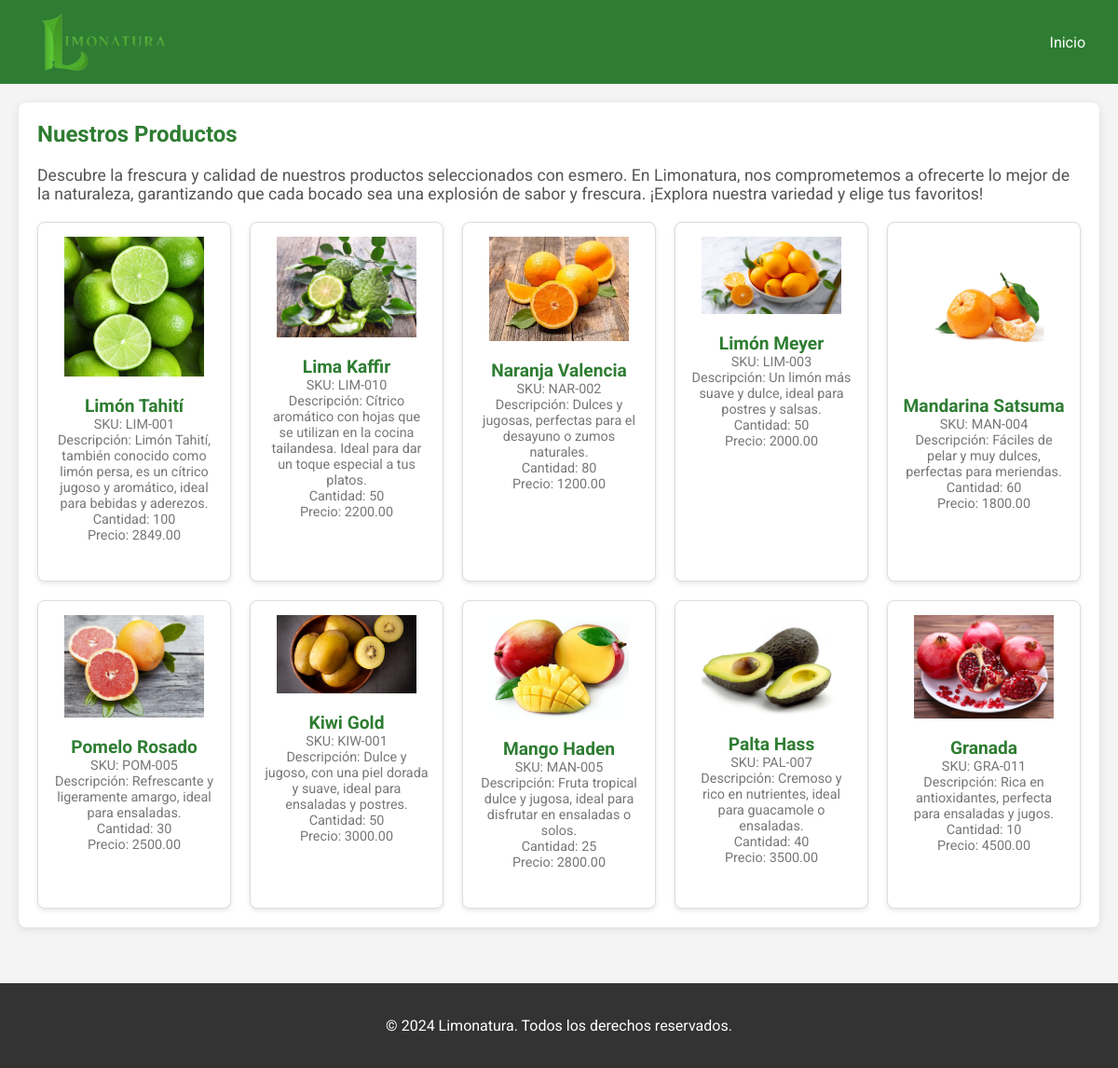
The app's page /inventario/productos/ with its own data.
### inventario/models.py (models this page shows, shortened)
class Producto(models.Model):
    nombre = models.CharField(max_length=100)
    descripcion = models.TextField()
    sku = models.CharField(max_length=50, unique=True)
    cantidad = models.PositiveIntegerField()
    precio = models.DecimalField(max_digits=10, decimal_places=2, default=0)
    imagen = models.ImageField(upload_to='productos/', blank=True, null=True)

### inventario/views.py (the view)
# urls.py: path('productos/', lista_productos, name='lista_productos'),
def lista_productos(request):
    productos = Producto.objects.all()
    return render(request, 'inventario/lista_productos.html', {'productos': productos})

### inventario/templates/inventario/lista_productos.html (shortened to what this page needs)
<!DOCTYPE html>
<html lang="es">
<head>
    {% load static %}
</head>
<body>
    <nav>
        <div id="logo">
            <img src="{% static 'images/limonatura_logo.png' %}" alt="Logo de la empresa" />
        </div>
        <ul>
            <li><a href="{% url 'index' %}">Inicio</a></li>
        </ul>
    </nav>
    <div class="content">
        <div class="section">
            <h2>Nuestros Productos</h2>
            <p class="description">Descubre la frescura y calidad de nuestros productos seleccionados con esmero. En Limonatura, nos comprometemos a ofrecerte lo mejor de la naturaleza, garantizando que cada bocado sea una explosión de sabor y frescura. ¡Explora nuestra variedad y elige tus favoritos!</p>
            <ul>
                <div class="product-container">
                    {% for producto in productos %}
                        <div class="product-card">
                            <div class="product-details">
                                <img src="{{ producto.imagen.url }}" alt="{{ producto.nombre }}">
                                <div class="product-info">
                                    <strong>{{ producto.nombre }}</strong>
                                    <span>SKU: {{ producto.sku }}</span>
                                    <span>Descripción: {{ producto.descripcion }}</span>
                                    <span>Cantidad: {{ producto.cantidad }}</span>
                                    <span>Precio: {{ producto.precio }}</span>
                                </div>
                            </div>
                        </div>
                    {% empty %}
                        <div class="product-card">No hay productos disponibles.</div>
                    {% endfor %}
                </div>
            </ul>
        </div>
    </div>
    <footer>
        <p>&copy; 2024 Limonatura. Todos los derechos reservados.</p>
    </footer>
</body>
</html>

### inventario/templates/inventario/lista_productos.html (style rules this page uses)
body { margin: 0; padding: 0; font-family: 'Roboto', sans-serif; background-color: #f4f4f4; color: #333; }
nav { display: flex; justify-content: space-between; align-items: center; background-color: #2e7d32; padding: 10px 20px; height: 70px; }
#logo { height: 150px; overflow: hidden; }
#logo img { max-height: 100%; height: auto; }
.content { padding: 20px; max-width: 1200px; margin: auto; }
.section { margin-bottom: 40px; background-color: white; padding: 20px; border-radius: 8px; box-shadow: 0 2px 10px rgba(0, 0, 0, 0.1); }
h2 { color: #2e7d32; margin-top: 0; }
p.description { font-size: 1.1em; color: #555; margin-bottom: 20px; }
.product-container { display: grid; grid-template-columns: repeat(5, 1fr); gap: 20px; }
.product-card { background-color: #fff; border: 1px solid #ddd; border-radius: 8px; padding: 15px; box-shadow: 0 2px 5px rgba(0, 0, 0, 0.1); transition: transform 0.2s; }
.product-details { display: flex; flex-direction: column; align-items: center; text-align: center; }
.product-details img { max-width: 150px; margin-bottom: 10px; }
.product-info { margin: 10px 0; }
.product-info strong { font-size: 1.2em; color: #2e7d32; }
.product-info span { display: block; font-size: 0.9em; color: #777; }
a { color: white; text-decoration: none; padding: 10px 15px; border-radius: 5px; background-color: #2e7d32; transition: background-color 0.3s; }
footer { background-color: #333; color: white; text-align: center; padding: 20px 0; position: relative; bottom: 0; width: 100%; }
ul { list-style-type: none; padding: 0; margin: 0; }

### records on screen
Producto: imagen (picture), nombre "Limón Tahití", sku "LIM-001", descripcion "Limón Tahití, también conocido como limón persa, es un cítrico jugoso y aromático, ideal para bebidas y aderezos.", cantidad "100", precio "2849.00"
Producto: imagen (picture), nombre "Lima Kaffir", sku "LIM-010", descripcion "Cítrico aromático con hojas que se utilizan en la cocina tailandesa. Ideal para dar un toque especial a tus platos.", cantidad "50", precio "2200.00"
Producto: imagen (picture), nombre "Naranja Valencia", sku "NAR-002", descripcion "Dulces y jugosas, perfectas para el desayuno o zumos naturales.", cantidad "80", precio "1200.00"
Producto: imagen (picture), nombre "Limón Meyer", sku "LIM-003", descripcion "Un limón más suave y dulce, ideal para postres y salsas.", cantidad "50", precio "2000.00"
Producto: imagen (picture), nombre "Mandarina Satsuma", sku "MAN-004", descripcion "Fáciles de pelar y muy dulces, perfectas para meriendas.", cantidad "60", precio "1800.00"
Producto: imagen (picture), nombre "Pomelo Rosado", sku "POM-005", descripcion "Refrescante y ligeramente amargo, ideal para ensaladas.", cantidad "30", precio "2500.00"
Producto: imagen (picture), nombre "Kiwi Gold", sku "KIW-001", descripcion "Dulce y jugoso, con una piel dorada y suave, ideal para ensaladas y postres.", cantidad "50", precio "3000.00"
Producto: imagen (picture), nombre "Mango Haden", sku "MAN-005", descripcion "Fruta tropical dulce y jugosa, ideal para disfrutar en ensaladas o solos.", cantidad "25", precio "2800.00"
Producto: imagen (picture), nombre "Palta Hass", sku "PAL-007", descripcion "Cremoso y rico en nutrientes, ideal para guacamole o ensaladas.", cantidad "40", precio "3500.00"
Producto: imagen (picture), nombre "Granada", sku "GRA-011", descripcion "Rica en antioxidantes, perfecta para ensaladas y jugos.", cantidad "10", precio "4500.00"
